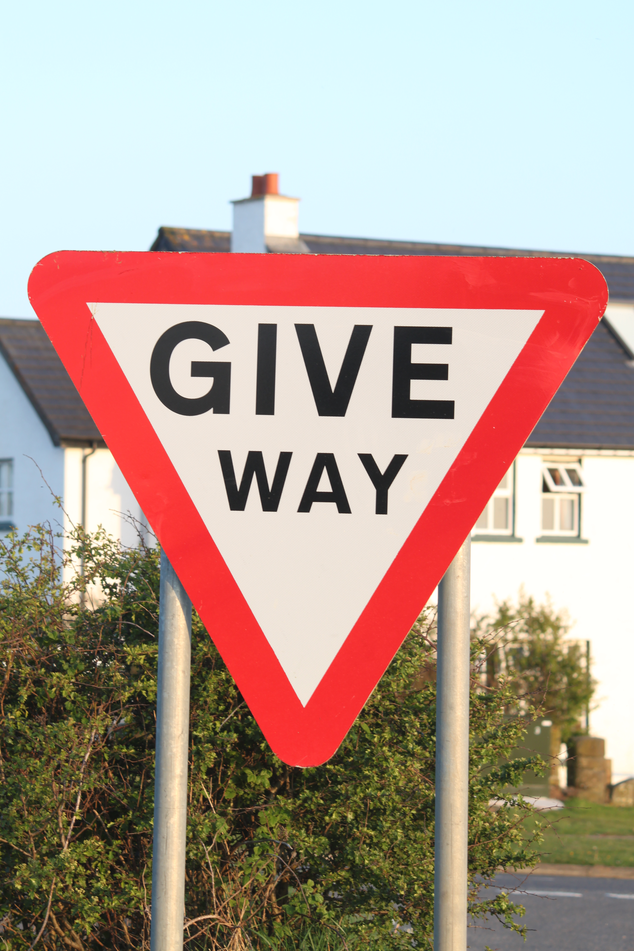
#> input picture assignments/ps02/img-5-a-1.png, 634 x 951 px
$ python -i ps2a.py   (imports and definitions only)   (older library calls are emulated)
#> lines starting #> are read from the running program, lines starting #| are printed output that depends on the picture; after the words box and inside, x2 and y2 are one past the last pixel; in counts of white or black regions, pixels touching at a corner belong together
#> further down, picture is the input picture: shape (951, 634, 3); mean B, G, R 146, 156.3, 178.9
"""
CS6476 Problem Set 2 imports. Only Numpy and cv2 are allowed.
"""
# https://docs.google.com/document/d/1bsMUYCGK3v6ooYdnmL7aa8Y_JDkyboL9TKJOmWYGcAE/edit
import cv2
import numpy as np


# [81 lines left out: function traffic_light_detection, not called in this run]

def get_edges(img):
    edges = cv2.Canny(img,50,400)
    return edges

def get_angle(coords):
    x1, y1, x2, y2 = coords
    angle = np.rad2deg(np.arctan2(y2 - y1, x2 - x1))
    return angle


def mask_color(img, color = 'red'):

    # define range of colors in HSV
#> called with color = 'red'
    ranges = {
      'black'     : (np.array([0, 0, 0]), np.array([179, 50, 100])) ,
      'red'     : (np.array([-20, 100, 100]), np.array([13, 255, 255])) ,
      'dark_red':(np.array([0,45,45]     ), np.array([10,255,255])) ,
      'yellow'  : (np.array([20, 50, 150]  ), np.array([40, 255, 255])) ,
      'green'   : (np.array([50, 50, 150]  ), np.array([70, 255, 255])) ,
      'orange'  : (np.array([10, 50, 50]   ), np.array([20, 255, 255]))
     }

    # Threshold the HSV image to get[13, 255, 255] only relevant colors
    hsv = cv2.cvtColor(img, cv2.COLOR_BGR2HSV)
#> hsv: shape (951, 634, 3); mean H, S, V 55.5, 76.6, 189.2
    mask = cv2.inRange(hsv, ranges[color][0], ranges[color][1])
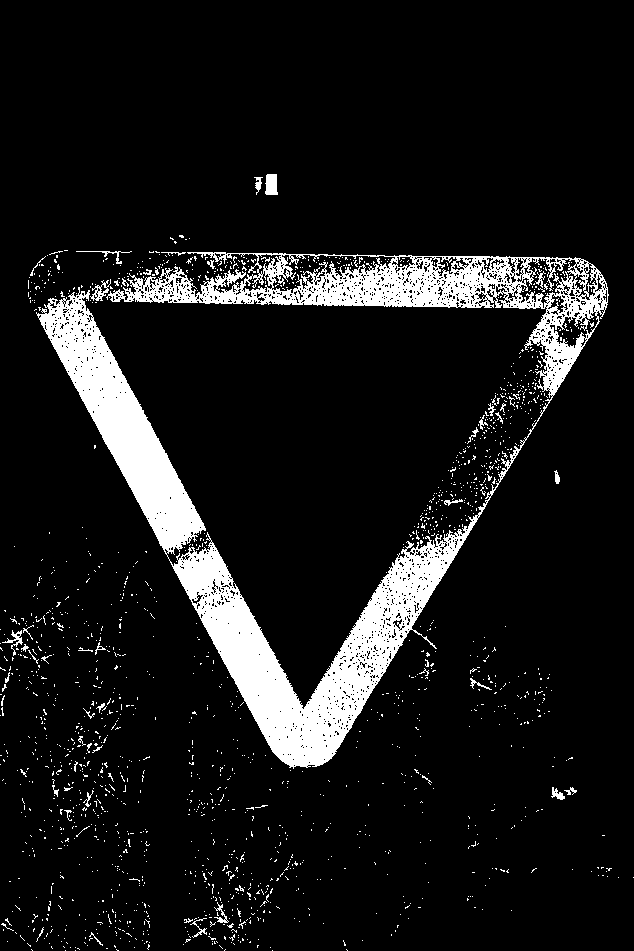
#> mask: shape (951, 634); 9.7% white; 1676 white regions (1629 under 20 px), largest, box (x1, y1, x2, y2) and area: (36, 252, 609, 769) 51730, (265, 174, 278, 195) 237, (90, 279, 111, 301) 162
    mask = cv2.bitwise_and(img,img, mask= mask)
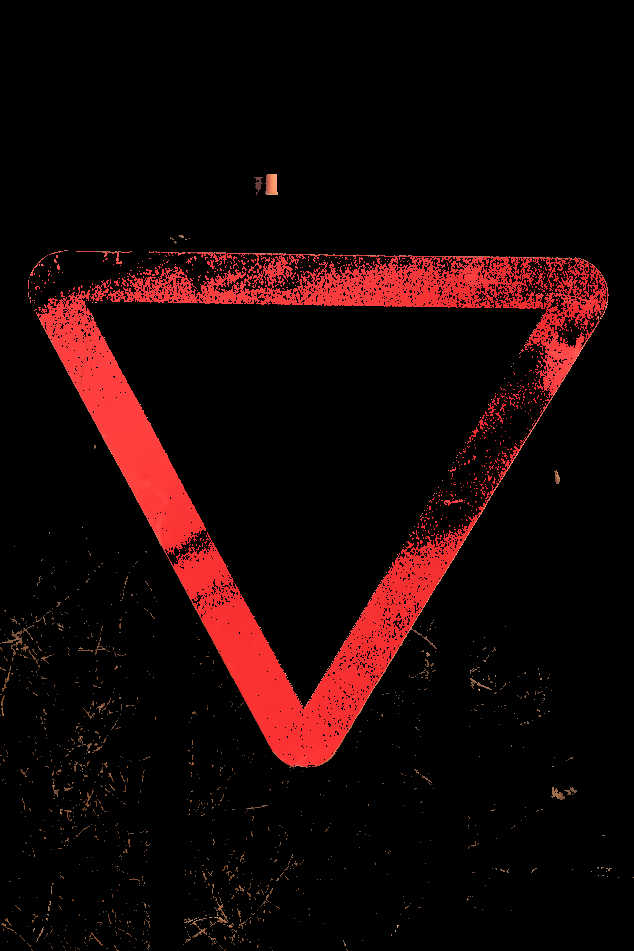
#> mask: shape (951, 634, 3); mean B, G, R 5.5, 5.7, 23.2
    mask = cv2.cvtColor(mask, cv2.COLOR_BGR2GRAY)
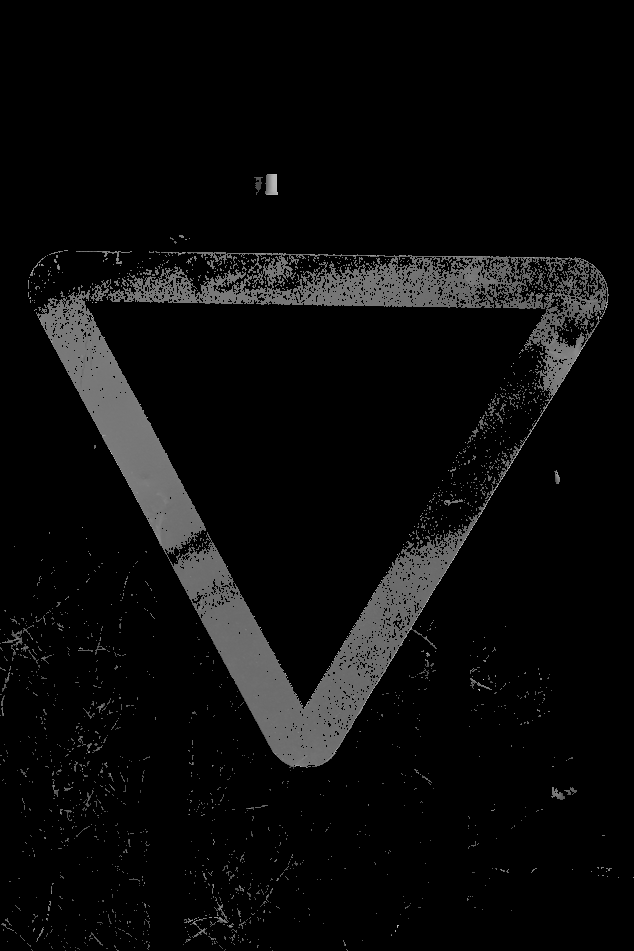
#> mask: shape (951, 634); min 0, max 208, mean 10.9

    return mask

# [37 lines left out: function yield_sign_detection, not called in this run]

def line_length(line):
    return ((line[2]-line[0])**2 + (line[3]-line[1])**2)**0.5

# [146 lines left out: functions stop_sign_detection, diamond_sign_detection, warning_sign_detection, construction_sign_detection, not called in this run]


def do_not_enter_sign_detection(img_in):
    """Find the centroid coordinates of a do not enter sign in the
    provided image.

    Args:
        img_in (numpy.array): image containing a traffic light.

    Returns:
        (x,y) typle of the coordinates of the center of the sign.
    """
    #img_in = sign_img.copy()
    # img_in = scene.copy()
    # Find a mask on red
    mask = mask_color(img_in, color = 'red')

    # distinguish the do not enter red from the stop sign red
    mask[np.where((img_in[:,:,2]<220) & (img_in[:,:,2]>200))] = 0
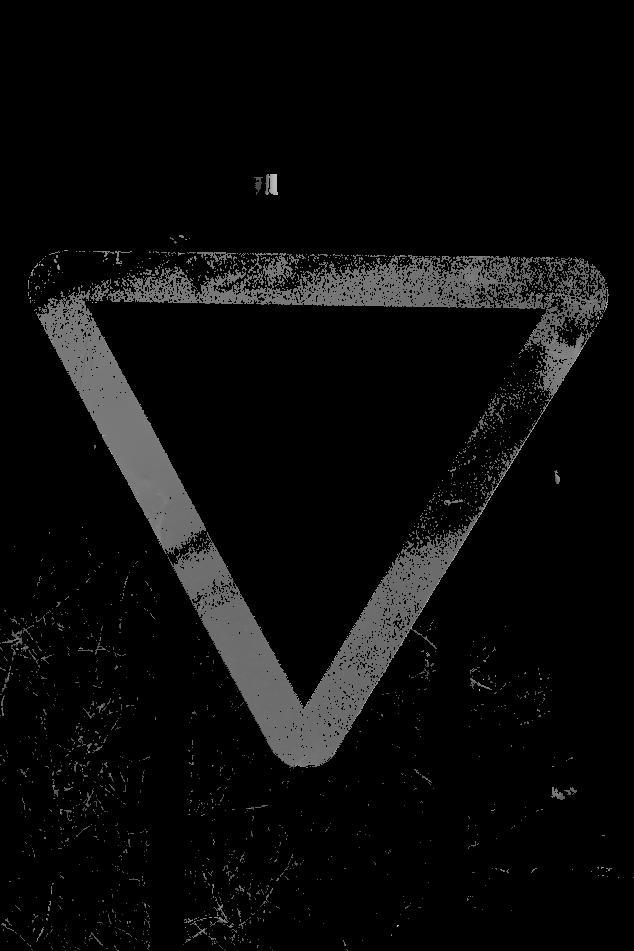
#> mask: shape (951, 634); 0.07% of pixels changed, all inside (x1, y1, x2, y2) = (28, 174, 608, 932)

    # [7 lines of commented-out code are left out]
    mask = cv2.dilate(mask, np.ones((3,3)))
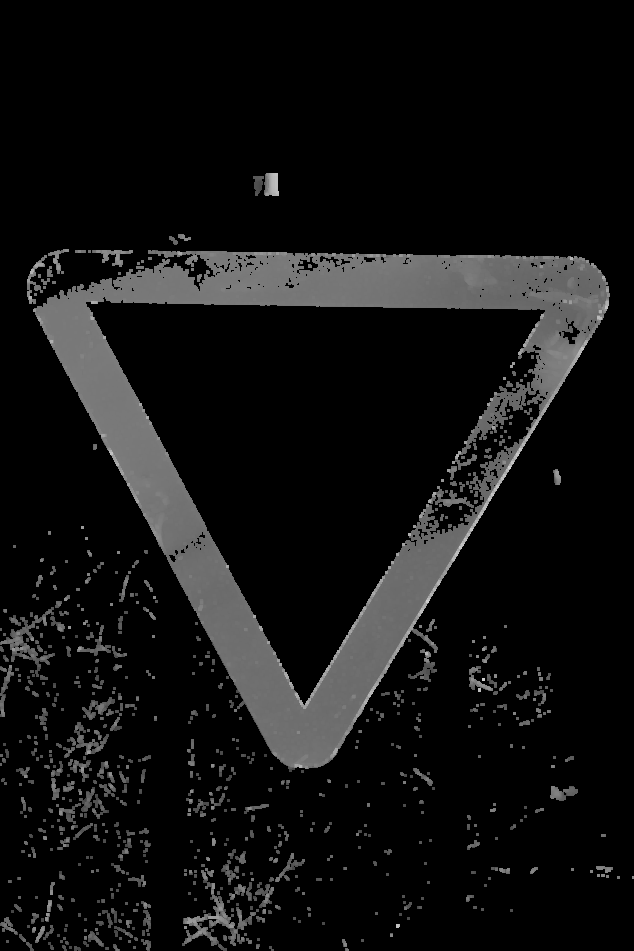
#> mask: shape (951, 634); min 0, max 208, mean 17.3
    # Brighten the mask
    mask[mask>20] = 255
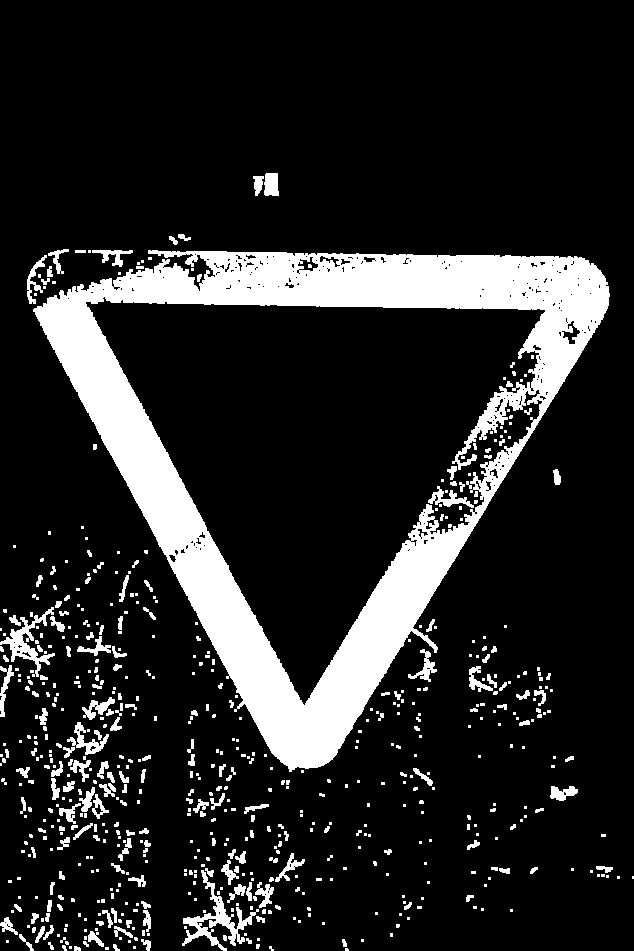
#> mask: shape (951, 634); 15.3% white; 641 white regions (426 under 20 px), largest, box (x1, y1, x2, y2) and area: (33, 250, 610, 772) 71711, (182, 870, 259, 951) 1428, (0, 607, 55, 677) 1015
    # Get the edges
    edges=get_edges(mask)
#> in get_edges, `edges = cv2.Canny(img,50,400)`:
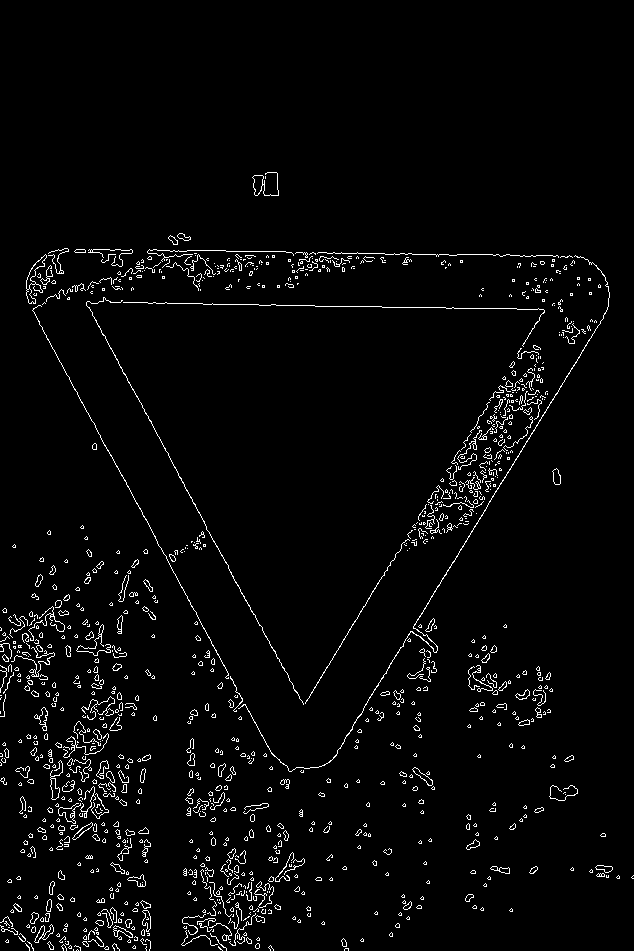
#> edges: shape (951, 634); 3% white in thin lines or dots, all inside (x1, y1, x2, y2) = (0, 172, 634, 951)
    lines = cv2.HoughLinesP(edges,0.5,np.pi/180, threshold = 10,minLineLength = 15,maxLineGap = 100)[0].tolist()
#> lines = [[489, 501, 603, 318]]
    actual_angles   = [get_angle(l) for l in lines]
#> actual_angles = [-58.08]
    #actual_angles
    # Check if there are 2 or more straight lines in the red mask
    if sum([1 for a in actual_angles if abs(a)<2])>1 is None:
        return None
    circlemat = cv2.HoughCircles(mask, cv2.cv.CV_HOUGH_GRADIENT, 1, 50, \
                            param1=20, param2=10, \
                            minRadius=20, maxRadius=100)[0]
#> circlemat = 106 rows, first 8: [178.5, 849.5, 99.4], [143.5, 725.5, 99.4], [155.5, 802.5, 99.4], [111.5, 685.5, 99.4], [125.5, 843.5, 85.1], [148.5, 901.5, 99.4], [109.5, 627.5, 82.9], [474.5, 347.5, 93.9]
    if circlemat is None:
        return None


    # Take the largest circle by radius
    # Sort by height and get the centre coordinate
    circlemat = circlemat[circlemat[:,2].argsort()]
#> circlemat = 106 rows, first 8: [106.5, 792.5, 21.8], [220.5, 547.5, 23.2], [1.5, 287.5, 24.8], [514.5, 413.5, 25.2], [445.5, 523.5, 28], [39.5, 918.5, 28], [213.5, 278.5, 28.8], [420.5, 934.5, 28.9]
    x, y      = circlemat[0,:2].astype(np.int32).tolist()
#> x = 106; y = 792

    return (x, y)


# [160 lines left out: functions small_traffic_light_detection, traffic_sign_detection, traffic_sign_detection_noisy, traffic_sign_detection_challenge, not called in this run]

>>> import cv2
>>> picture = cv2.imread('img-5-a-1.png')
>>> result = do_not_enter_sign_detection(picture)
#> result = (106, 792)

$ run again, on assignments/ps02/img-5-a-3.png
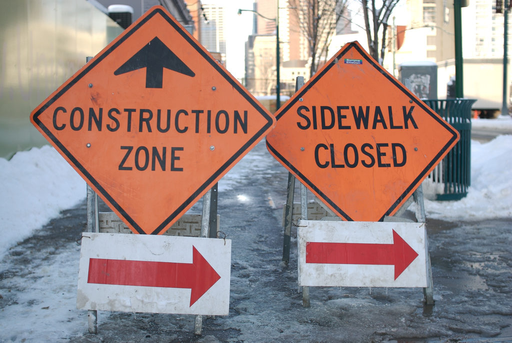
#> input picture assignments/ps02/img-5-a-3.png, 512 x 343 px
#> picture is the input picture: shape (343, 512, 3); mean B, G, R 134.7, 137.8, 158.4
#> hsv: shape (343, 512, 3); mean H, S, V 69.3, 77.7, 173.3
#> in do_not_enter_sign_detection, `mask[mask>20] = 255`:
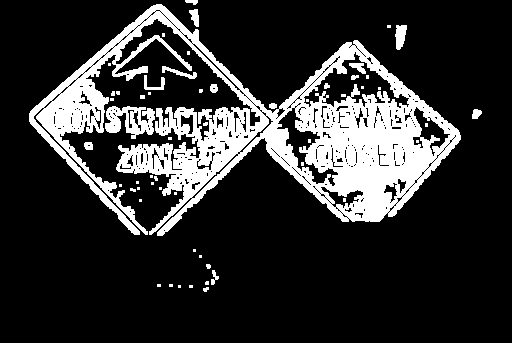
#> mask: shape (343, 512); 19.3% white; 56 white regions (38 under 20 px), largest, box (x1, y1, x2, y2) and area: (29, 4, 461, 236) 31245, (105, 106, 155, 139) 986, (395, 25, 407, 50) 217
#> in get_edges, `edges = cv2.Canny(img,50,400)`:
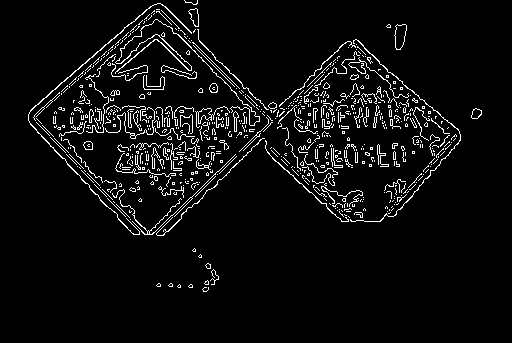
#> edges: shape (343, 512); 5.4% white in thin lines or dots, all inside (x1, y1, x2, y2) = (28, 0, 482, 292)
#> lines = [[28, 116, 479, 116]]
#> actual_angles = [0]
#> in do_not_enter_sign_detection, `circlemat = cv2.HoughCircles(mask, cv2.cv.CV_HOUGH_GRADIENT, 1, 50, \ ..`: circlemat = 37 rows, first 8: [359.5, 139.5, 72.6], [136.5, 120.5, 79.6], [263.5, 87.5, 99.4], [185.5, 105.5, 77.3], [236.5, 203.5, 99.4], [101.5, 69.5, 89.5], [138.5, 172.5, 54.1], [301.5, 199.5, 99.4]
#> in do_not_enter_sign_detection, `circlemat = circlemat[circlemat[:,2].argsort()]`: circlemat = 37 rows, first 8: [117.5, 1.5, 25.4], [352.5, 190.5, 29.7], [47.5, 163.5, 29.9], [151.5, 47.5, 38.6], [354.5, 87.5, 39.6], [186.5, 155.5, 40.8], [85.5, 118.5, 44.1], [307.5, 125.5, 47.7]
#> x = 117; y = 1
#> result = (117, 1)
